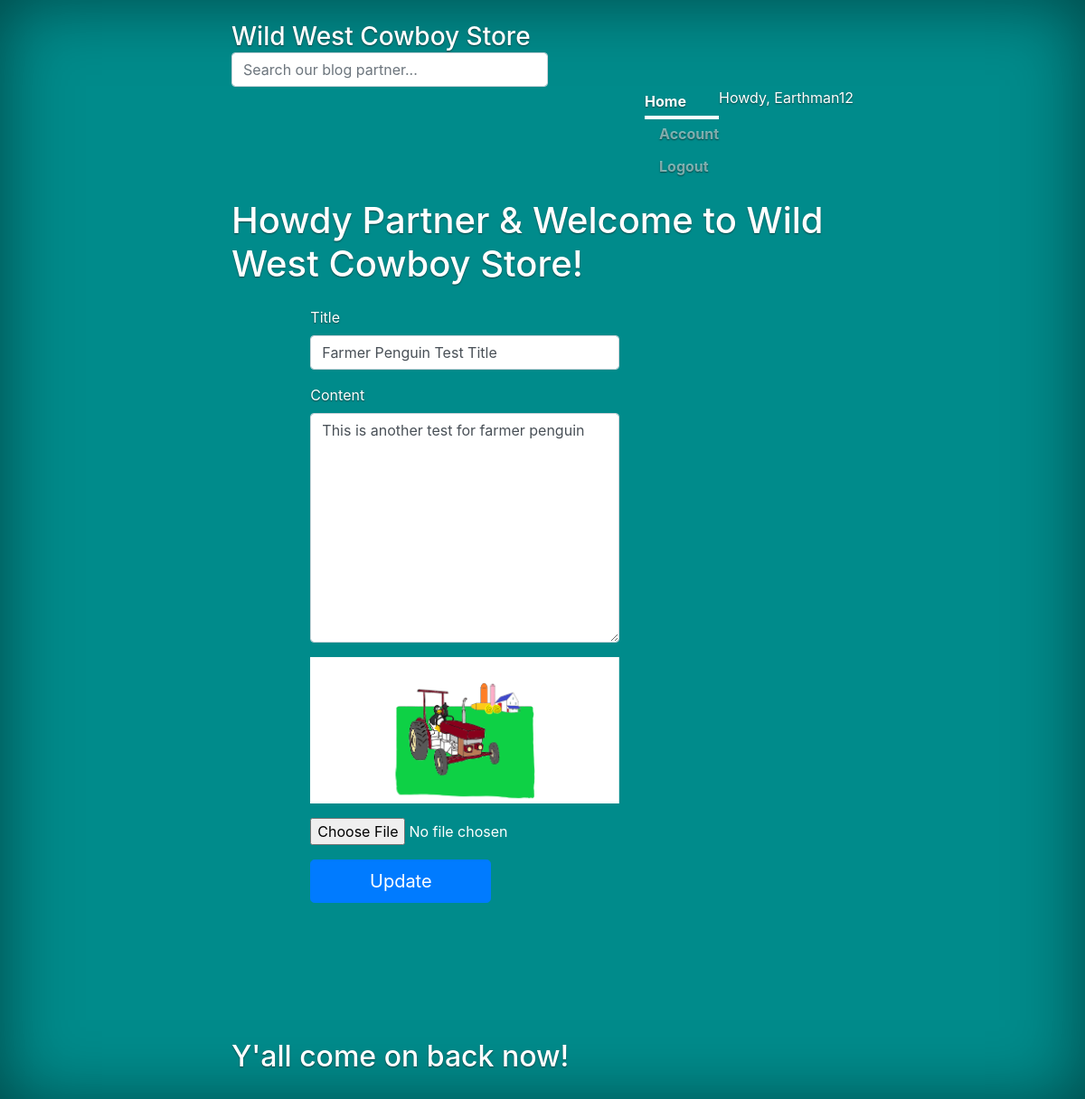
Page /blog/earthman12-farmer-penguin-test-title/edit (signed in) on the earlier database version.
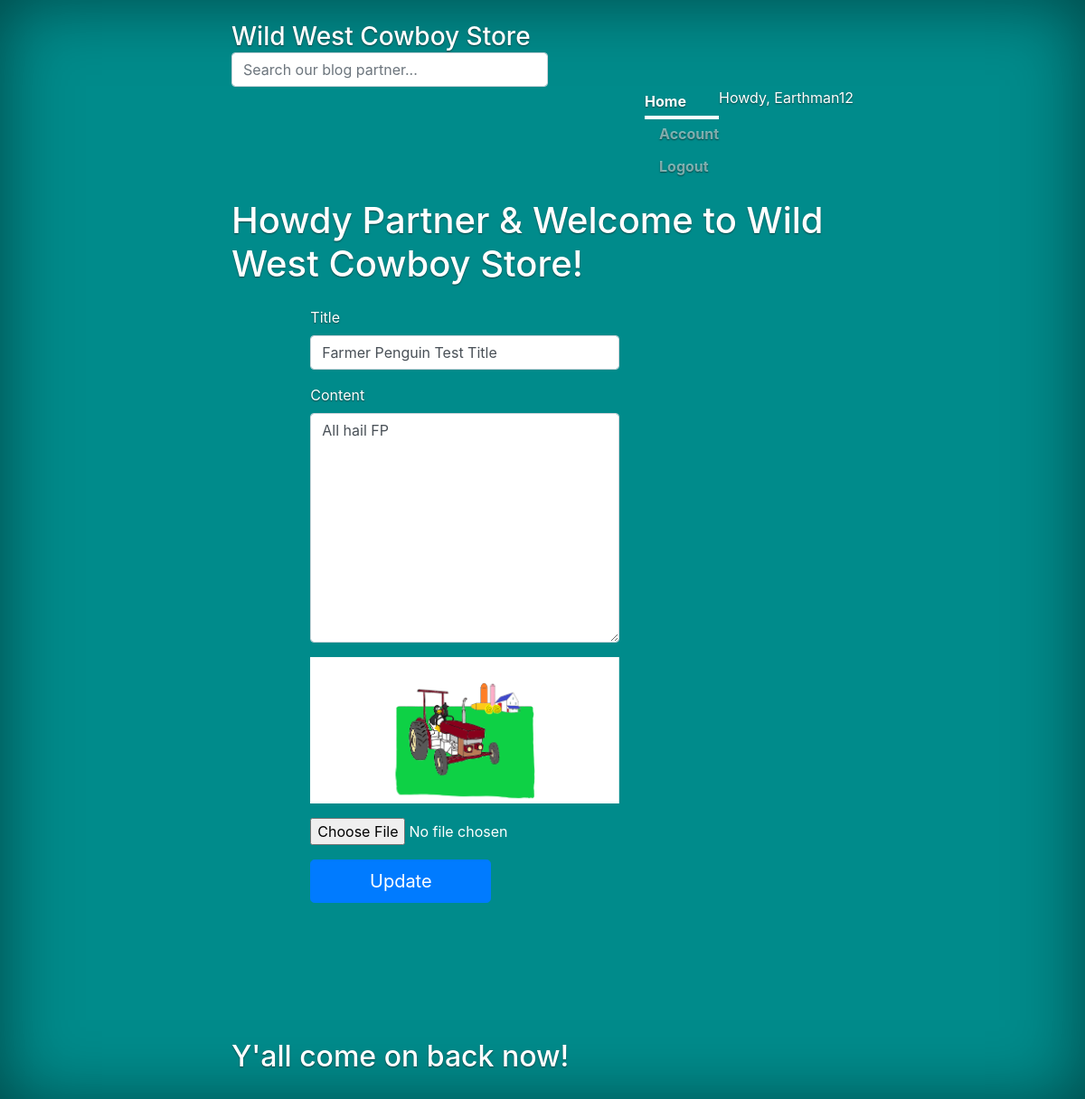
Same page on the later database version.
### blog/models.py (models this page shows, shortened)
class BlogPost(models.Model):
    title = models.CharField(max_length = 60, null = False, blank = False) #null and false are False because it cant have a null or a blank title i.e. title is required
    body = models.TextField(max_length = 2500, null = False, blank = False)
    image = models.ImageField(upload_to = upload_location, null = False, blank = False)#This cant be used unless Pillow library is used
    date_published = models.DateTimeField(auto_now_add = True, verbose_name = "date published")#auto_now_add inserts a time stamp as soon as object is created
    date_updated = models.DateTimeField(auto_now = True, verbose_name = "date updated")#auto_now makes it so this time stamp only changes when the object changes/is updated
    author = models.ForeignKey(settings.AUTH_USER_MODEL, on_delete = models.CASCADE)#Use a foreign key relationship to tie this field to the 'account' table. 'on_delete' defines what happens if the blog post is deleted. models.CASCADE means delete anything that is associated with this blog post
    slug = models.SlugField(blank = True, unique = True)#A slug is a URL, can't be any other URL that has the same one so it has to be 'unique'

### blog/views.py (the view, shortened to what this page needs)
# urls.py: path('<slug>/edit', edit_blog_view, name =  "edit"),
def edit_blog_view(request, slug):
    context = {}
    user = request.user
    if not user.is_authenticated:
        return redirect("must_authenticate")
    blog_post = get_object_or_404(BlogPost, slug = slug)
    form = UpdateBlogPostForm(
        initial={
            "title" : blog_post.title,
            "body" : blog_post.body,
            "image" : blog_post.image,
        }
    )
    context['form'] = form
    return render(request, 'blog/edit_blog.html', context)

### blog/forms.py (shortened to what this page needs)
class UpdateBlogPostForm(forms.ModelForm):
    class Meta:
        model = BlogPost
        fields = ['title', 'body', 'image']

### blog/templates/blog/edit_blog.html (shortened to what this page needs)
{% extends 'base.html' %}
{% block content %}
<div class="container">
	<div class="row">
		<div class="col-lg-7 offset-lg-1">
			<form class="create-form" method="post" enctype="multipart/form-data">{% csrf_token %}
				<div class="form-group">
					<label for="id_title">Title</label>
					<input class="form-control" type="text" name="title" id="id_title" placeholder="Title" value="{{form.initial.title}}" required autofocus>
				</div>
				<div class="form-group">
					<label for="id_body">Content</label>
					<textarea class="form-control" rows="10" type="text" name="body" id="id_body" placeholder="This blog is about..."
					required>{{form.initial.body}}</textarea>
				</div>
				<div class="form-group image-group" id="id_image_group">
				</div>
				<input type="file" name="image" id="id_image_file" accept="image/*" onchange="readURL(this)">
				<button class="submit-button btn btn-lg btn-primary btn-block" type="submit">Update</button>
			</form>
		</div>
	</div>
</div>
{% endblock content %}

Differences in the rows shown:
changed BlogPost "Farmer Penguin Test Title": body "This is another test for farmer penguin" → "All hail FP"
